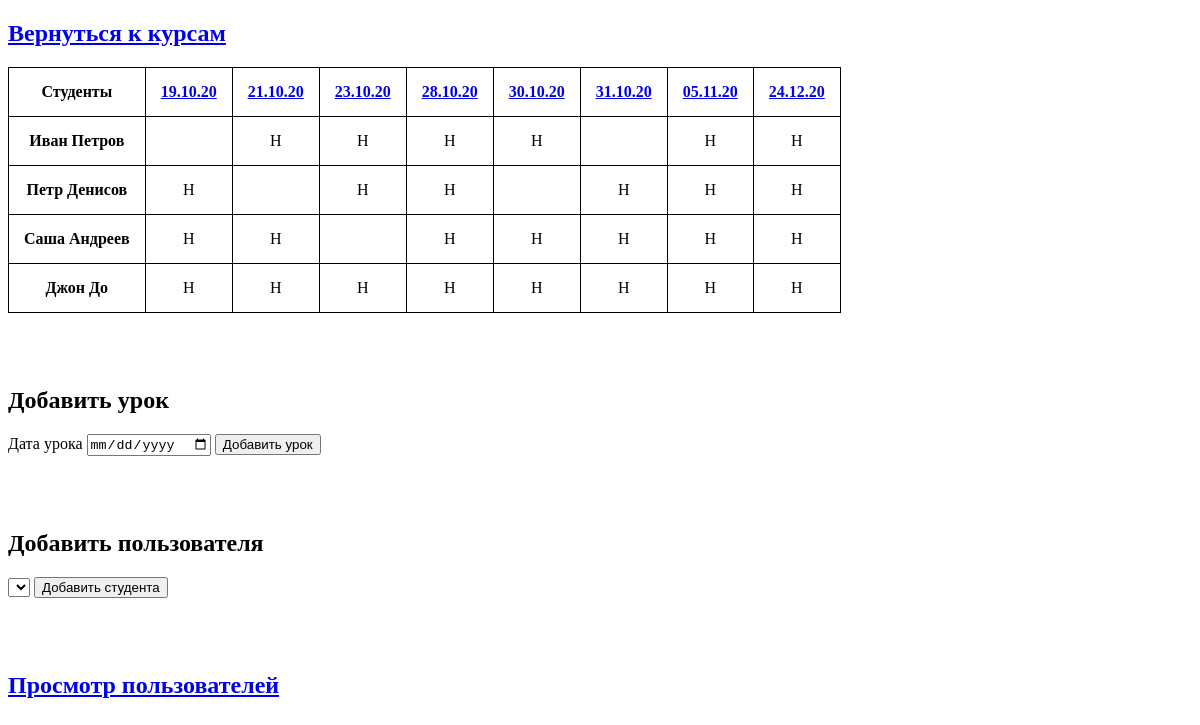
Before: /1 with the older database file.
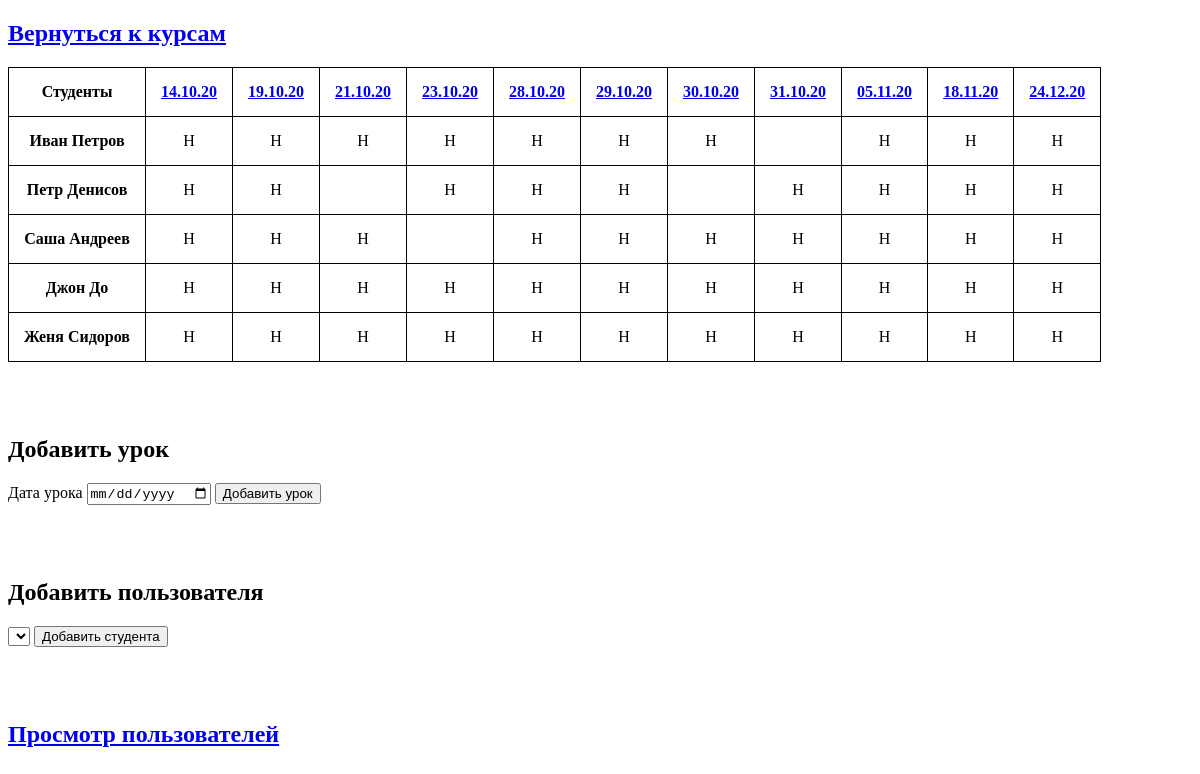
After: the same page with the newer database file.
### qrreader/models.py (models this page shows, shortened)
class Lesson(models.Model):
    id = models.AutoField(primary_key=True)
    course = models.ForeignKey(Course, on_delete=models.SET_NULL, blank=True, null=True, related_name='lessons')
    clients_came = models.ManyToManyField(Client, blank=True)
    url = models.CharField(max_length=10, null=True, blank=True)
    date = models.DateField(auto_now=False, auto_now_add=False, blank=True, null=True)
    class Meta:
        ordering = ['date']

class Client(models.Model):
    user = models.OneToOneField(User, on_delete=models.CASCADE, related_name='client')
    id = models.AutoField(primary_key=True)
    courses = models.ManyToManyField(Course, blank=True)
    purse = models.IntegerField(default=0, blank=True, null=True)
    def __str__(self):
        return self.user.first_name + " " + self.user.last_name

### qrreader/views.py (the view, shortened to what this page needs)
# urls.py: path('<int:course_id>', course),
def course(request, course_id):
    course = Course.objects.get(id=course_id)
    clients = Client.objects.all()
    if request.method == "GET":
        try:
            lesson_id = request.GET['lesson_id']
            client_id = request.GET['client_id']
            lesson = Lesson.objects.get(id=lesson_id)
            client = Client.objects.get(id=client_id)
            if client in lesson.clients_came.all():
                lesson.clients_came.remove(client)
            else:
                lesson.clients_came.add(client)
            return render(request, 'course.html', {'course': course,
                                                   'clients': clients,
                                                   })
        except:
            return render(request, 'course.html', {'course': course,
                                                   'clients': clients,
                                                   })

### qrreader/templates/course.html (shortened to what this page needs)
<!DOCTYPE html>
<html lang="en">
<head>
</head>
<body>
    <main>
        <a href="/">
            <h2>
                Вернуться к курсам
            </h2>
        </a>
        <form method="get" id="form_add_user">
            <table>
                <tr>
                    <th>
                        Студенты
                    </th>
                    {% for lesson in course.lessons.all %}
                        <th>
                            <a href="/lesson/{{ lesson.id }}">{{ lesson.date|date:"d.m.y" }}</a>
                        </th>
                    {% endfor %}
                </tr>
                {% for client in course.client_set.all %}
                    <tr>
                        <th>
                            {{ client }}
                        </th>
                        {% for lesson in course.lessons.all %}
                            <td class="check" onclick="addUser({{lesson.id}}, {{client.id}})">
                                {% if client not in lesson.clients_came.all %}
                                    Н
                                {% endif %}
                            </td>
                        {% endfor %}
                    </tr>
                {% endfor %}
            </table>
        </form>
        <br/><br/><br/>
        <h2>Добавить урок</h2>
        <form method="post" id="add_lesson">
            <label for="date">Дата урока</label>
                <input id="date" name="date" type="date">
            <button type="submit">Добавить урок</button>
        </form>
        <br/><br/><br/>
        <h2>Добавить пользователя</h2>
        <form method="post" id="add_client">
                <select id="new_client" name="new_client">
                </select>
            <button type="submit">Добавить студента</button>
        </form>
        <br/><br/><br/>
        <a href="/client_list">
            <h2>
                Просмотр пользователей
            </h2>
        </a>
    </main>
</body>
</html>

### qrreader/templates/course.html (style rules this page uses)
table, th, td { border: 1px solid black; border-collapse: collapse; text-align: center; }
th, td { padding: 15px; }

Changed rows visible on the page:
added Lesson: date "14.10.20", shows "Н"
shown differently, row unchanged: Lesson (number 2 of 11 on the later page): now shows "Н"
added Lesson: date "29.10.20", shows "Н"
added Lesson: date "18.11.20", shows "Н"
added Client: user.last_name "Женя Сидоров", Lesson (shows "Н"), Lesson (shows "Н"), Lesson (shows "Н"), Lesson (shows "Н"), Lesson (shows "Н"), Lesson (shows "Н"), Lesson (shows "Н"), Lesson (shows "Н")
